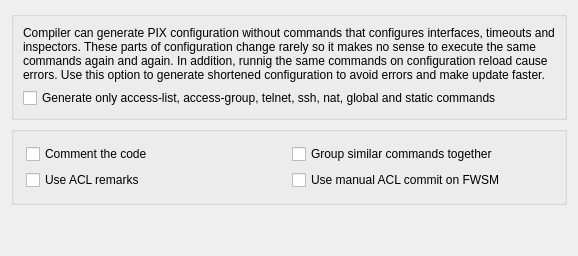
     <widget class="QWidget" name="tab_2">
      <attribute name="title">
       <string>Script (additional)</string>
      </attribute>
      <layout class="QVBoxLayout" name="verticalLayout">
       <item>
        <widget class="QGroupBox" name="groupBox">
         <property name="title">
          <string/>
         </property>
         <layout class="QGridLayout" name="pixAdvanced_gridLayout_13">
          <item row="0" column="0">
           <widget class="QLabel" name="label_4">
            <property name="text">
             <string>Compiler can generate PIX configuration without commands that configures interfaces, timeouts and inspectors. These parts of configuration change rarely so it makes no sense to execute the same commands again and again. In addition, runnig the same commands on configuration reload cause errors. Use this option to generate shortened configuration to avoid errors and make update faster.</string>
            </property>
            <property name="wordWrap">
             <bool>true</bool>
            </property>
           </widget>
          </item>
          <item row="1" column="0">
           <widget class="QCheckBox" name="short_script">
            <property name="text">
             <string>Generate only access-list, access-group, telnet, ssh, nat, global and static commands</string>
            </property>
           </widget>
          </item>
         </layout>
        </widget>
       </item>
       <item>
        <widget class="QGroupBox" name="frame170">
         <property name="sizePolicy">
          <sizepolicy hsizetype="Expanding" vsizetype="Minimum">
           <horstretch>0</horstretch>
           <verstretch>0</verstretch>
          </sizepolicy>
         </property>
         <property name="title">
          <string/>
         </property>
         <layout class="QGridLayout" name="_3">
          <property name="margin" stdset="0">
           <number>12</number>
          </property>
          <item row="0" column="0">
           <widget class="QCheckBox" name="pix_include_comments">
            <property name="toolTip">
             <string>Insert comments into generated PIX configuration file</string>
            </property>
            <property name="text">
             <string>Comment the code</string>
            </property>
           </widget>
          </item>
          <item row="1" column="0">
           <widget class="QCheckBox" name="pix_use_acl_remarks">
            <property name="toolTip">
             <string>Use ACL remarks to relate ACL commands and policy rules in the GUI</string>
            </property>
            <property name="text">
             <string>Use ACL remarks</string>
            </property>
           </widget>
          </item>
          <item row="0" column="1">
           <widget class="QCheckBox" name="pix_regroup_commands">
            <property name="toolTip">
             <string>Group PIX commands in the script so that similar commands appear next to each other, just like PIX does it when you use 'show config'</string>
            </property>
            <property name="text">
             <string>Group similar commands together</string>
            </property>
           </widget>
          </item>
          <item row="1" column="1">
           <widget class="QCheckBox" name="pix_use_manual_commit">
            <property name="text">
             <string>Use manual ACL commit on FWSM</string>
            </property>
           </widget>
          </item>
         </layout>
        </widget>
       </item>
       <item>
        <spacer name="verticalSpacer_3">
         <property name="orientation">
          <enum>Qt::Orientation::Vertical</enum>
         </property>
         <property name="sizeHint" stdset="0">
          <size>
           <width>20</width>
           <height>40</height>
          </size>
         </property>
        </spacer>
       </item>
      </layout>
     </widget>
